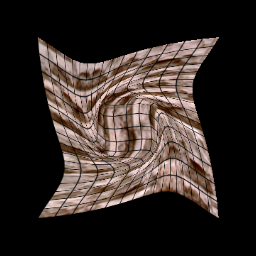

This chart was generated by the following Python code:
#!/usr/bin/env python

# Demonstrate 2D image warping with linear interpolation using
# vtkThinPlateSplineTransform, vtkTransformToGrid, and vtkGridTransform.

# Factory overrides
import vtkmodules.vtkInteractionStyle  # noqa: F401
import vtkmodules.vtkRenderingFreeType  # noqa: F401
import vtkmodules.vtkRenderingOpenGL2  # noqa: F401

import os

from vtkmodules.vtkCommonCore import (
    vtkLookupTable,
    vtkPoints,
)
from vtkmodules.vtkCommonTransforms import vtkThinPlateSplineTransform
from vtkmodules.vtkFiltersHybrid import (
    vtkGridTransform,
    vtkTransformToGrid,
)
from vtkmodules.vtkIOImage import vtkBMPReader
from vtkmodules.vtkImagingCore import (
    vtkImageBlend,
    vtkImageMapToColors,
    vtkImageReslice,
)
from vtkmodules.vtkImagingSources import vtkImageGridSource
from vtkmodules.vtkInteractionStyle import vtkInteractorStyleImage
from vtkmodules.vtkRenderingCore import (
    vtkRenderWindow,
    vtkRenderWindowInteractor,
    vtkRenderer,
)
from vtkmodules.vtkRenderingCore import vtkImageSlice, vtkImageSliceMapper

data_dir = os.environ.get("VPE_DATA_DIR", os.path.dirname(os.path.abspath(__file__)))

# Create a grid image
image_grid = vtkImageGridSource()
image_grid.SetGridSpacing(16, 16, 0)
image_grid.SetGridOrigin(0, 0, 0)
image_grid.SetDataExtent(0, 255, 0, 255, 0, 0)
image_grid.SetDataScalarTypeToUnsignedChar()

table = vtkLookupTable()
table.SetTableRange(0, 1)
table.SetValueRange(1.0, 0.0)
table.SetSaturationRange(0.0, 0.0)
table.SetHueRange(0.0, 0.0)
table.SetAlphaRange(0.0, 1.0)
table.Build()

alpha = vtkImageMapToColors()
alpha.SetInputConnection(image_grid.GetOutputPort())
alpha.SetLookupTable(table)

# Read masonry image
reader = vtkBMPReader()
reader.SetFileName(os.path.join(data_dir, "masonry.bmp"))

# Blend grid overlay with masonry image
blend = vtkImageBlend()
blend.AddInputConnection(0, reader.GetOutputPort(0))
blend.AddInputConnection(0, alpha.GetOutputPort(0))

# Create ThinPlateSpline transform with 8 landmarks
p1 = vtkPoints()
p1.SetNumberOfPoints(8)
p1.SetPoint(0, 0, 0, 0)
p1.SetPoint(1, 0, 255, 0)
p1.SetPoint(2, 255, 0, 0)
p1.SetPoint(3, 255, 255, 0)
p1.SetPoint(4, 96, 96, 0)
p1.SetPoint(5, 96, 159, 0)
p1.SetPoint(6, 159, 159, 0)
p1.SetPoint(7, 159, 96, 0)

p2 = vtkPoints()
p2.SetNumberOfPoints(8)
p2.SetPoint(0, 0, 0, 0)
p2.SetPoint(1, 0, 255, 0)
p2.SetPoint(2, 255, 0, 0)
p2.SetPoint(3, 255, 255, 0)
p2.SetPoint(4, 96, 159, 0)
p2.SetPoint(5, 159, 159, 0)
p2.SetPoint(6, 159, 96, 0)
p2.SetPoint(7, 96, 96, 0)

thin_plate = vtkThinPlateSplineTransform()
thin_plate.SetSourceLandmarks(p2)
thin_plate.SetTargetLandmarks(p1)
thin_plate.SetBasisToR2LogR()

# Convert thin plate spline into a grid
transform_to_grid = vtkTransformToGrid()
transform_to_grid.SetInput(thin_plate)
transform_to_grid.SetGridSpacing(16, 16, 1)
transform_to_grid.SetGridOrigin(-0.5, -0.5, 0)
transform_to_grid.SetGridExtent(0, 16, 0, 16, 0, 0)
transform_to_grid.Update()

transform = vtkGridTransform()
transform.SetDisplacementGridConnection(transform_to_grid.GetOutputPort())

# Apply the grid warp to the image using the inverse transform
reslice = vtkImageReslice()
reslice.SetInputConnection(blend.GetOutputPort())
reslice.SetResliceTransform(transform.GetInverse())
reslice.SetInterpolationModeToLinear()
reslice.SetOptimization(1)

# Display using vtkImageSliceMapper + vtkImageSlice
image_mapper = vtkImageSliceMapper()
image_mapper.SetInputConnection(reslice.GetOutputPort())

image_slice = vtkImageSlice()
image_slice.SetMapper(image_mapper)
image_slice.GetProperty().SetColorWindow(255.0)
image_slice.GetProperty().SetColorLevel(127.5)

# Renderer
renderer = vtkRenderer()
renderer.AddViewProp(image_slice)

# Window
render_window = vtkRenderWindow()
render_window.AddRenderer(renderer)
render_window.SetSize(256, 256)
render_window.SetWindowName("grid warp linear")

# Interactor
interactor = vtkRenderWindowInteractor()
interactor.SetRenderWindow(render_window)
interactor_style_image = vtkInteractorStyleImage()
interactor.SetInteractorStyle(interactor_style_image)

# Scene
renderer.GetActiveCamera().ParallelProjectionOn()
renderer.ResetCamera()

interactor.Initialize()
interactor.Start()
